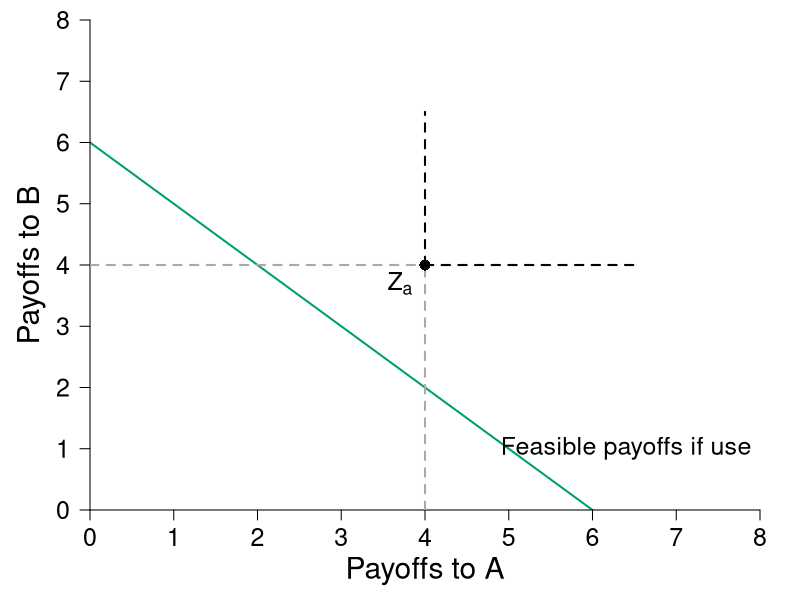

Write R code to recreate this figure.
require(ggplot2)
require(shape)
require(plotrix)

pdf(file = "what_can_markets_do/coase_bargaining_initial_right_A.pdf", width = 9, height = 7)

#Set parameters for graphics
namesize <- 1.3
pointsize <- 1.8
axislabelsize <- 1.8
labelsize <- 1.5
namesize <- 1.8
annotatesize <- 1.5
graphlinewidth <- 2
segmentlinewidth <- 1.5



#Colors
COL <- c("#7fc97f", "#beaed4", "#fdc086", "#ffff99", "#386cb0", "#f0027f", "#bf5b17", "#666666")
COLA <- c("#99d8c9","#66c2a4","#41ae76", "#238b45", "#005824")
COLB <- c("#4eb3d3", "#2b8cbe", "#0868ac","#084081")
grays <- gray.colors(25, start = 1, end = 0)
CBCols <- c("#009E73","#0072B2","#E69F00","#CC79A7", "#F0E442")

upf <- function(ub) {
  6 - ub
}


uA <- function(xA, yA, alpha = 1/2){
  ((xA)^alpha)*((yA)^(1 - alpha))
}


par(mar =  c(4.5, 4.5, 1, 2))
xlims <- c(0, 8)
ylims <- c(0, 8)


plot(0, 0, xlim = xlims, ylim = ylims, type = "n",
     xlab = "",
     ylab = "",
     xaxt = "n", 
     yaxt = "n", 
     cex.lab = axislabelsize, 
     bty = "n",
     xaxs="i", 
     yaxs="i")

npts <- 500 
npts2 <- 501
#Specify the sequences of points for graphing. 
xx1 <- seq(xlims[1], xlims[2], length.out = npts)
xx2 <- seq(xlims[1], xlims[2], length.out = npts)
xx3 <- seq(xlims[1], xlims[2], length.out = npts2)

text(0.5*xlims[2], -1, expression(paste("Payoffs to A")), xpd = TRUE, cex = axislabelsize) 
text(-0.7, 0.5*ylims[2], expression(paste("Payoffs to B")), xpd = TRUE, cex = axislabelsize, srt = 90) 


#Draw the lines for the graphs
lines(xx1, upf(xx1), col = CBCols[1], lwd = graphlinewidth)

#Customize ticks and labels for the plot
ticksy <- seq(from = ylims[1], to = ylims[2], by = 1)
ylabels <- seq(from = ylims[1], to = ylims[2], by = 1)
ticksx <- seq(from =  xlims[1], to = xlims[2], by = 1)
xlabels <- seq(from = xlims[1], to = xlims[2], by = 1)
axis(1, at = ticksx, pos = 0, labels = xlabels, cex.axis = labelsize)
axis(2, at = ticksy, pos = 0, labels = ylabels, las = 1, cex.axis = labelsize)


#segments:
segments(4,  0, 4, 4, lty = 2, col = "darkgray", lwd = 2)
segments(0, 4, 4, 4, lty = 2, col = "darkgray", lwd = 2)

#segments(1,  0, 1, 5, lty = 2, col = "darkgray", lwd = 2)
#segments(0, 5, 1, 5, lty = 2, col = "darkgray", lwd = 2)

segments(4,  4, 6.5, 4, lty = 2, col = "black", lwd = 2)
segments(4, 4, 4, 6.5, lty = 2, col = "black", lwd = 2)


#points:
points(4,  4, pch = 16, col = "black", cex = 1.5)
text(4-0.3,  4-0.3, expression(Z[a]), cex = annotatesize)

#points(1, 5, pch = 16, col = "black", cex = 1.5)
#text(1 - 0.3, 5 - 0.3, expression(Z[b]), cex = annotatesize)

#label
text(6.4, 1, expression("Feasible payoffs if use"), cex = annotatesize)


dev.off()
